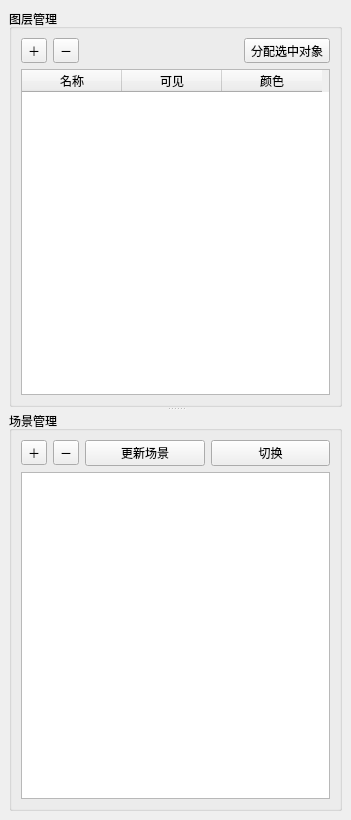
<?xml version='1.0' encoding='utf-8'?>
<ui version="4.0">
 <class>LayerDock</class>
 <widget class="QDockWidget" name="LayerDock">
  <property name="geometry">
   <rect>
    <x>0</x>
    <y>0</y>
    <width>351</width>
    <height>820</height>
   </rect>
  </property>
  <property name="windowTitle">
   <string>图层与场景</string>
  </property>
  <widget class="QWidget" name="contents">
   <layout class="QVBoxLayout" name="layout">
    <item>
     <widget class="QSplitter" name="panelSplitter">
      <property name="orientation">
       <enum>Qt::Vertical</enum>
      </property>
      <property name="childrenCollapsible">
       <bool>false</bool>
      </property>
      <widget class="QGroupBox" name="layerGroup">
       <property name="title">
        <string>图层管理</string>
       </property>
       <layout class="QVBoxLayout" name="layerLayout">
        <item>
         <layout class="QHBoxLayout" name="commands">
          <item>
           <widget class="QToolButton" name="addButton">
            <property name="minimumSize">
             <size>
              <width>0</width>
              <height>25</height>
             </size>
            </property>
            <property name="toolTip">
             <string>新建图层</string>
            </property>
            <property name="text">
             <string>＋</string>
            </property>
           </widget>
          </item>
          <item>
           <widget class="QToolButton" name="deleteButton">
            <property name="minimumSize">
             <size>
              <width>0</width>
              <height>25</height>
             </size>
            </property>
            <property name="toolTip">
             <string>删除选中的图层</string>
            </property>
            <property name="text">
             <string>－</string>
            </property>
           </widget>
          </item>
          <item>
           <spacer name="spacer">
            <property name="orientation">
             <enum>Qt::Horizontal</enum>
            </property>
            <property name="sizeHint" stdset="0">
             <size>
              <width>20</width>
              <height>20</height>
             </size>
            </property>
           </spacer>
          </item>
          <item>
           <widget class="QToolButton" name="assignButton">
            <property name="minimumSize">
             <size>
              <width>0</width>
              <height>25</height>
             </size>
            </property>
            <property name="toolTip">
             <string>将场景选中对象分配到列表选中的图层</string>
            </property>
            <property name="text">
             <string>分配选中对象</string>
            </property>
           </widget>
          </item>
         </layout>
        </item>
        <item>
         <widget class="QTableWidget" name="layers">
          <property name="selectionMode">
           <enum>QAbstractItemView::SingleSelection</enum>
          </property>
          <property name="selectionBehavior">
           <enum>QAbstractItemView::SelectRows</enum>
          </property>
          <column>
           <property name="text">
            <string>名称</string>
           </property>
          </column>
          <column>
           <property name="text">
            <string>可见</string>
           </property>
          </column>
          <column>
           <property name="text">
            <string>颜色</string>
           </property>
          </column>
         </widget>
        </item>
       </layout>
      </widget>
      <widget class="QGroupBox" name="sceneGroup">
       <property name="title">
        <string>场景管理</string>
       </property>
       <layout class="QVBoxLayout" name="sceneLayout">
        <item>
         <layout class="QHBoxLayout" name="sceneCommands">
          <item>
           <widget class="QToolButton" name="addSceneButton">
            <property name="minimumSize">
             <size>
              <width>0</width>
              <height>25</height>
             </size>
            </property>
            <property name="toolTip">
             <string>保存当前视角、可见图层及太阳光/阴影设置为新场景</string>
            </property>
            <property name="text">
             <string>＋</string>
            </property>
           </widget>
          </item>
          <item>
           <widget class="QToolButton" name="deleteSceneButton">
            <property name="minimumSize">
             <size>
              <width>0</width>
              <height>25</height>
             </size>
            </property>
            <property name="toolTip">
             <string>删除选中的场景</string>
            </property>
            <property name="text">
             <string>－</string>
            </property>
           </widget>
          </item>
          <item>
           <widget class="QPushButton" name="updateSceneButton">
            <property name="minimumSize">
             <size>
              <width>0</width>
              <height>25</height>
             </size>
            </property>
            <property name="toolTip">
             <string>将当前视角、可见图层及太阳光/阴影设置更新到所选场景</string>
            </property>
            <property name="text">
             <string>更新场景</string>
            </property>
           </widget>
          </item>
          <item>
           <widget class="QPushButton" name="applySceneButton">
            <property name="minimumSize">
             <size>
              <width>0</width>
              <height>25</height>
             </size>
            </property>
            <property name="text">
             <string>切换</string>
            </property>
           </widget>
          </item>
         </layout>
        </item>
        <item>
         <widget class="QListWidget" name="scenes">
          <property name="toolTip">
           <string>双击切换场景，按 F2 重命名</string>
          </property>
          <property name="editTriggers">
           <set>QAbstractItemView::EditKeyPressed</set>
          </property>
         </widget>
        </item>
       </layout>
      </widget>
     </widget>
    </item>
   </layout>
  </widget>
 </widget>
 <resources />
 <connections />
</ui>
